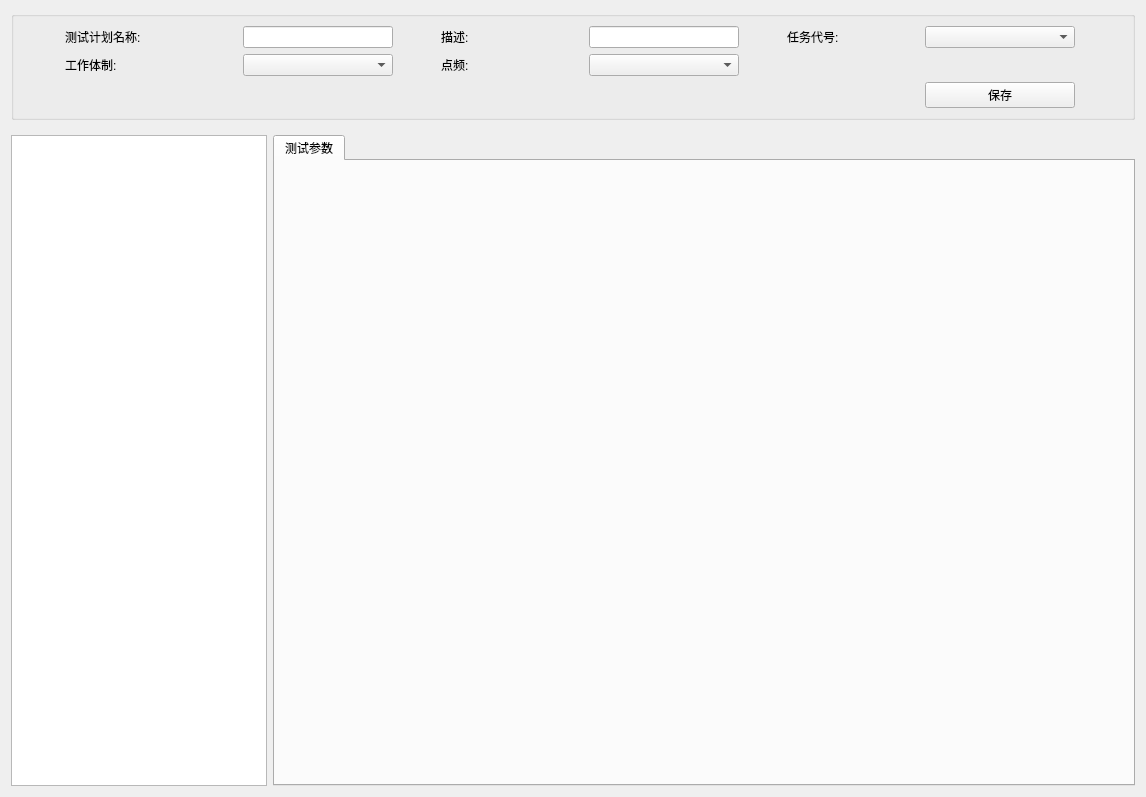
<?xml version="1.0" encoding="UTF-8"?>
<ui version="4.0">
 <class>CreateTestPlanWidget</class>
 <widget class="QWidget" name="CreateTestPlanWidget">
  <property name="geometry">
   <rect>
    <x>0</x>
    <y>0</y>
    <width>1146</width>
    <height>797</height>
   </rect>
  </property>
  <property name="windowTitle">
   <string>Form</string>
  </property>
  <property name="styleSheet">
   <string notr="true"/>
  </property>
  <layout class="QVBoxLayout" name="verticalLayout_2">
   <property name="spacing">
    <number>15</number>
   </property>
   <item>
    <widget class="QGroupBox" name="commonParam">
     <property name="minimumSize">
      <size>
       <width>0</width>
       <height>100</height>
      </size>
     </property>
     <property name="title">
      <string/>
     </property>
     <layout class="QGridLayout" name="gridLayout">
      <item row="0" column="0">
       <widget class="QLabel" name="label">
        <property name="minimumSize">
         <size>
          <width>130</width>
          <height>0</height>
         </size>
        </property>
        <property name="maximumSize">
         <size>
          <width>130</width>
          <height>16777215</height>
         </size>
        </property>
        <property name="text">
         <string>测试计划名称:</string>
        </property>
       </widget>
      </item>
      <item row="0" column="1">
       <widget class="QLineEdit" name="testName">
        <property name="minimumSize">
         <size>
          <width>150</width>
          <height>0</height>
         </size>
        </property>
        <property name="maximumSize">
         <size>
          <width>150</width>
          <height>16777215</height>
         </size>
        </property>
       </widget>
      </item>
      <item row="0" column="2">
       <widget class="QLabel" name="label_2">
        <property name="minimumSize">
         <size>
          <width>100</width>
          <height>0</height>
         </size>
        </property>
        <property name="maximumSize">
         <size>
          <width>100</width>
          <height>16777215</height>
         </size>
        </property>
        <property name="text">
         <string>描述:</string>
        </property>
       </widget>
      </item>
      <item row="0" column="3">
       <widget class="QLineEdit" name="testDesc">
        <property name="minimumSize">
         <size>
          <width>150</width>
          <height>0</height>
         </size>
        </property>
        <property name="maximumSize">
         <size>
          <width>150</width>
          <height>16777215</height>
         </size>
        </property>
       </widget>
      </item>
      <item row="0" column="4">
       <widget class="QLabel" name="label_3">
        <property name="minimumSize">
         <size>
          <width>90</width>
          <height>0</height>
         </size>
        </property>
        <property name="maximumSize">
         <size>
          <width>90</width>
          <height>16777215</height>
         </size>
        </property>
        <property name="text">
         <string>任务代号:</string>
        </property>
       </widget>
      </item>
      <item row="0" column="5">
       <widget class="QComboBox" name="taskCode">
        <property name="minimumSize">
         <size>
          <width>150</width>
          <height>0</height>
         </size>
        </property>
        <property name="maximumSize">
         <size>
          <width>150</width>
          <height>16777215</height>
         </size>
        </property>
       </widget>
      </item>
      <item row="1" column="0">
       <widget class="QLabel" name="label_7">
        <property name="minimumSize">
         <size>
          <width>100</width>
          <height>0</height>
         </size>
        </property>
        <property name="maximumSize">
         <size>
          <width>100</width>
          <height>16777215</height>
         </size>
        </property>
        <property name="text">
         <string>工作体制:</string>
        </property>
       </widget>
      </item>
      <item row="1" column="1">
       <widget class="QComboBox" name="workMode">
        <property name="minimumSize">
         <size>
          <width>150</width>
          <height>0</height>
         </size>
        </property>
        <property name="maximumSize">
         <size>
          <width>150</width>
          <height>16777215</height>
         </size>
        </property>
       </widget>
      </item>
      <item row="1" column="2">
       <widget class="QLabel" name="label_5">
        <property name="minimumSize">
         <size>
          <width>90</width>
          <height>0</height>
         </size>
        </property>
        <property name="maximumSize">
         <size>
          <width>90</width>
          <height>16777215</height>
         </size>
        </property>
        <property name="text">
         <string>点频:</string>
        </property>
       </widget>
      </item>
      <item row="1" column="3">
       <widget class="QComboBox" name="dotDrequency">
        <property name="minimumSize">
         <size>
          <width>150</width>
          <height>0</height>
         </size>
        </property>
        <property name="maximumSize">
         <size>
          <width>150</width>
          <height>16777215</height>
         </size>
        </property>
       </widget>
      </item>
      <item row="2" column="5">
       <widget class="QPushButton" name="save">
        <property name="minimumSize">
         <size>
          <width>150</width>
          <height>26</height>
         </size>
        </property>
        <property name="maximumSize">
         <size>
          <width>150</width>
          <height>16777215</height>
         </size>
        </property>
        <property name="text">
         <string>保存</string>
        </property>
       </widget>
      </item>
     </layout>
    </widget>
   </item>
   <item>
    <layout class="QHBoxLayout" name="horizontalLayout_2" stretch="0,1">
     <property name="spacing">
      <number>6</number>
     </property>
     <item>
      <widget class="QTreeWidget" name="treeWidget">
       <property name="headerHidden">
        <bool>true</bool>
       </property>
       <column>
        <property name="text">
         <string notr="true">1</string>
        </property>
       </column>
      </widget>
     </item>
     <item>
      <widget class="QTabWidget" name="tabWidget">
       <property name="minimumSize">
        <size>
         <width>700</width>
         <height>0</height>
        </size>
       </property>
       <property name="currentIndex">
        <number>0</number>
       </property>
       <widget class="QWidget" name="tab">
        <attribute name="title">
         <string>测试参数</string>
        </attribute>
        <layout class="QHBoxLayout" name="horizontalLayout_3">
         <item>
          <widget class="QStackedWidget" name="stackedWidget">
           <property name="currentIndex">
            <number>-1</number>
           </property>
          </widget>
         </item>
        </layout>
       </widget>
      </widget>
     </item>
    </layout>
   </item>
  </layout>
 </widget>
 <resources/>
 <connections/>
</ui>
